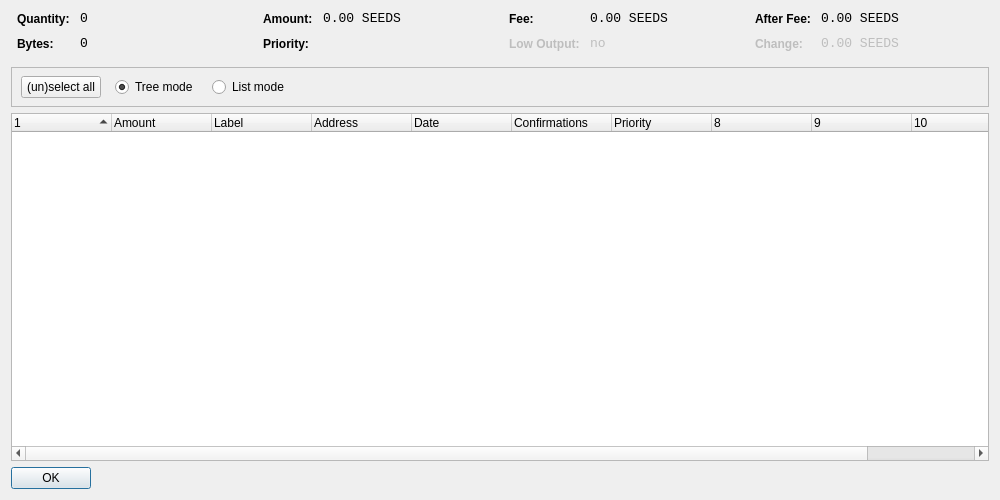
<?xml version="1.0" encoding="UTF-8"?>
<ui version="4.0">
 <class>CoinControlDialog</class>
 <widget class="QDialog" name="CoinControlDialog">
  <property name="geometry">
   <rect>
    <x>0</x>
    <y>0</y>
    <width>1000</width>
    <height>500</height>
   </rect>
  </property>
  <property name="windowTitle">
   <string>Coin Control</string>
  </property>
  <layout class="QVBoxLayout" name="verticalLayout">
   <item>
    <layout class="QHBoxLayout" name="horizontalLayoutTop" stretch="0,0,0,0">
     <property name="topMargin">
      <number>0</number>
     </property>
     <property name="bottomMargin">
      <number>10</number>
     </property>
     <item>
      <layout class="QFormLayout" name="formLayoutCoinControl1">
       <property name="horizontalSpacing">
        <number>10</number>
       </property>
       <property name="verticalSpacing">
        <number>10</number>
       </property>
       <property name="leftMargin">
        <number>6</number>
       </property>
       <property name="rightMargin">
        <number>6</number>
       </property>
       <item row="0" column="0">
        <widget class="QLabel" name="labelCoinControlQuantityText">
         <property name="styleSheet">
          <string notr="true">font-weight:bold;</string>
         </property>
         <property name="text">
          <string>Quantity:</string>
         </property>
        </widget>
       </item>
       <item row="0" column="1">
        <widget class="QLabel" name="labelCoinControlQuantity">
         <property name="font">
          <font>
           <family>Monospace</family>
           <pointsize>10</pointsize>
          </font>
         </property>
         <property name="cursor">
          <cursorShape>IBeamCursor</cursorShape>
         </property>
         <property name="contextMenuPolicy">
          <enum>Qt::ActionsContextMenu</enum>
         </property>
         <property name="text">
          <string notr="true">0</string>
         </property>
         <property name="textInteractionFlags">
          <set>Qt::LinksAccessibleByMouse|Qt::TextSelectableByKeyboard|Qt::TextSelectableByMouse</set>
         </property>
        </widget>
       </item>
       <item row="1" column="0">
        <widget class="QLabel" name="labelCoinControlBytesText">
         <property name="styleSheet">
          <string notr="true">font-weight:bold;</string>
         </property>
         <property name="text">
          <string>Bytes:</string>
         </property>
        </widget>
       </item>
       <item row="1" column="1">
        <widget class="QLabel" name="labelCoinControlBytes">
         <property name="font">
          <font>
           <family>Monospace</family>
           <pointsize>10</pointsize>
          </font>
         </property>
         <property name="cursor">
          <cursorShape>IBeamCursor</cursorShape>
         </property>
         <property name="contextMenuPolicy">
          <enum>Qt::ActionsContextMenu</enum>
         </property>
         <property name="text">
          <string notr="true">0</string>
         </property>
         <property name="textInteractionFlags">
          <set>Qt::LinksAccessibleByMouse|Qt::TextSelectableByKeyboard|Qt::TextSelectableByMouse</set>
         </property>
        </widget>
       </item>
      </layout>
     </item>
     <item>
      <layout class="QFormLayout" name="formLayoutCoinControl2">
       <property name="horizontalSpacing">
        <number>10</number>
       </property>
       <property name="verticalSpacing">
        <number>10</number>
       </property>
       <property name="leftMargin">
        <number>6</number>
       </property>
       <property name="rightMargin">
        <number>6</number>
       </property>
       <item row="0" column="0">
        <widget class="QLabel" name="labelCoinControlAmountText">
         <property name="styleSheet">
          <string notr="true">font-weight:bold;</string>
         </property>
         <property name="text">
          <string>Amount:</string>
         </property>
        </widget>
       </item>
       <item row="0" column="1">
        <widget class="QLabel" name="labelCoinControlAmount">
         <property name="font">
          <font>
           <family>Monospace</family>
           <pointsize>10</pointsize>
          </font>
         </property>
         <property name="cursor">
          <cursorShape>IBeamCursor</cursorShape>
         </property>
         <property name="contextMenuPolicy">
          <enum>Qt::ActionsContextMenu</enum>
         </property>
         <property name="text">
          <string notr="true">0.00 SEEDS</string>
         </property>
         <property name="textInteractionFlags">
          <set>Qt::LinksAccessibleByMouse|Qt::TextSelectableByKeyboard|Qt::TextSelectableByMouse</set>
         </property>
        </widget>
       </item>
       <item row="1" column="0">
        <widget class="QLabel" name="labelCoinControlPriorityText">
         <property name="styleSheet">
          <string notr="true">font-weight:bold;</string>
         </property>
         <property name="text">
          <string>Priority:</string>
         </property>
        </widget>
       </item>
       <item row="1" column="1">
        <widget class="QLabel" name="labelCoinControlPriority">
         <property name="font">
          <font>
           <family>Monospace</family>
           <pointsize>10</pointsize>
          </font>
         </property>
         <property name="cursor">
          <cursorShape>IBeamCursor</cursorShape>
         </property>
         <property name="contextMenuPolicy">
          <enum>Qt::ActionsContextMenu</enum>
         </property>
         <property name="text">
          <string/>
         </property>
         <property name="textInteractionFlags">
          <set>Qt::LinksAccessibleByMouse|Qt::TextSelectableByKeyboard|Qt::TextSelectableByMouse</set>
         </property>
        </widget>
       </item>
      </layout>
     </item>
     <item>
      <layout class="QFormLayout" name="formLayoutCoinControl3">
       <property name="horizontalSpacing">
        <number>10</number>
       </property>
       <property name="verticalSpacing">
        <number>10</number>
       </property>
       <property name="leftMargin">
        <number>6</number>
       </property>
       <property name="rightMargin">
        <number>6</number>
       </property>
       <item row="0" column="0">
        <widget class="QLabel" name="labelCoinControlFeeText">
         <property name="styleSheet">
          <string notr="true">font-weight:bold;</string>
         </property>
         <property name="text">
          <string>Fee:</string>
         </property>
        </widget>
       </item>
       <item row="0" column="1">
        <widget class="QLabel" name="labelCoinControlFee">
         <property name="font">
          <font>
           <family>Monospace</family>
           <pointsize>10</pointsize>
          </font>
         </property>
         <property name="cursor">
          <cursorShape>IBeamCursor</cursorShape>
         </property>
         <property name="contextMenuPolicy">
          <enum>Qt::ActionsContextMenu</enum>
         </property>
         <property name="text">
          <string notr="true">0.00 SEEDS</string>
         </property>
         <property name="textInteractionFlags">
          <set>Qt::LinksAccessibleByMouse|Qt::TextSelectableByKeyboard|Qt::TextSelectableByMouse</set>
         </property>
        </widget>
       </item>
       <item row="1" column="0">
        <widget class="QLabel" name="labelCoinControlLowOutputText">
         <property name="enabled">
          <bool>false</bool>
         </property>
         <property name="styleSheet">
          <string notr="true">font-weight:bold;</string>
         </property>
         <property name="text">
          <string>Low Output:</string>
         </property>
        </widget>
       </item>
       <item row="1" column="1">
        <widget class="QLabel" name="labelCoinControlLowOutput">
         <property name="enabled">
          <bool>false</bool>
         </property>
         <property name="font">
          <font>
           <family>Monospace</family>
           <pointsize>10</pointsize>
          </font>
         </property>
         <property name="cursor">
          <cursorShape>IBeamCursor</cursorShape>
         </property>
         <property name="contextMenuPolicy">
          <enum>Qt::ActionsContextMenu</enum>
         </property>
         <property name="text">
          <string notr="true">no</string>
         </property>
         <property name="textInteractionFlags">
          <set>Qt::LinksAccessibleByMouse|Qt::TextSelectableByKeyboard|Qt::TextSelectableByMouse</set>
         </property>
        </widget>
       </item>
      </layout>
     </item>
     <item>
      <layout class="QFormLayout" name="formLayoutCoinControl4">
       <property name="horizontalSpacing">
        <number>10</number>
       </property>
       <property name="verticalSpacing">
        <number>10</number>
       </property>
       <property name="leftMargin">
        <number>6</number>
       </property>
       <property name="rightMargin">
        <number>6</number>
       </property>
       <item row="0" column="0">
        <widget class="QLabel" name="labelCoinControlAfterFeeText">
         <property name="styleSheet">
          <string notr="true">font-weight:bold;</string>
         </property>
         <property name="text">
          <string>After Fee:</string>
         </property>
        </widget>
       </item>
       <item row="0" column="1">
        <widget class="QLabel" name="labelCoinControlAfterFee">
         <property name="font">
          <font>
           <family>Monospace</family>
           <pointsize>10</pointsize>
          </font>
         </property>
         <property name="cursor">
          <cursorShape>IBeamCursor</cursorShape>
         </property>
         <property name="contextMenuPolicy">
          <enum>Qt::ActionsContextMenu</enum>
         </property>
         <property name="text">
          <string notr="true">0.00 SEEDS</string>
         </property>
         <property name="textInteractionFlags">
          <set>Qt::LinksAccessibleByMouse|Qt::TextSelectableByKeyboard|Qt::TextSelectableByMouse</set>
         </property>
        </widget>
       </item>
       <item row="1" column="0">
        <widget class="QLabel" name="labelCoinControlChangeText">
         <property name="enabled">
          <bool>false</bool>
         </property>
         <property name="styleSheet">
          <string notr="true">font-weight:bold;</string>
         </property>
         <property name="text">
          <string>Change:</string>
         </property>
        </widget>
       </item>
       <item row="1" column="1">
        <widget class="QLabel" name="labelCoinControlChange">
         <property name="enabled">
          <bool>false</bool>
         </property>
         <property name="font">
          <font>
           <family>Monospace</family>
           <pointsize>10</pointsize>
          </font>
         </property>
         <property name="cursor">
          <cursorShape>IBeamCursor</cursorShape>
         </property>
         <property name="contextMenuPolicy">
          <enum>Qt::ActionsContextMenu</enum>
         </property>
         <property name="text">
          <string notr="true">0.00 SEEDS</string>
         </property>
         <property name="textInteractionFlags">
          <set>Qt::LinksAccessibleByMouse|Qt::TextSelectableByKeyboard|Qt::TextSelectableByMouse</set>
         </property>
        </widget>
       </item>
      </layout>
     </item>
    </layout>
   </item>
   <item>
    <widget class="QFrame" name="frame">
     <property name="minimumSize">
      <size>
       <width>0</width>
       <height>40</height>
      </size>
     </property>
     <property name="frameShape">
      <enum>QFrame::StyledPanel</enum>
     </property>
     <property name="frameShadow">
      <enum>QFrame::Sunken</enum>
     </property>
     <widget class="QWidget" name="horizontalLayoutWidget">
      <property name="geometry">
       <rect>
        <x>10</x>
        <y>0</y>
        <width>781</width>
        <height>41</height>
       </rect>
      </property>
      <layout class="QHBoxLayout" name="horizontalLayoutPanel" stretch="0,0,0,0,0">
       <property name="spacing">
        <number>14</number>
       </property>
       <item>
        <widget class="QPushButton" name="pushButtonSelectAll">
         <property name="sizePolicy">
          <sizepolicy hsizetype="Maximum" vsizetype="Fixed">
           <horstretch>0</horstretch>
           <verstretch>0</verstretch>
          </sizepolicy>
         </property>
         <property name="text">
          <string>(un)select all</string>
         </property>
        </widget>
       </item>
       <item>
        <widget class="QRadioButton" name="radioTreeMode">
         <property name="sizePolicy">
          <sizepolicy hsizetype="Maximum" vsizetype="Fixed">
           <horstretch>0</horstretch>
           <verstretch>0</verstretch>
          </sizepolicy>
         </property>
         <property name="text">
          <string>Tree mode</string>
         </property>
         <property name="checked">
          <bool>true</bool>
         </property>
        </widget>
       </item>
       <item>
        <widget class="QRadioButton" name="radioListMode">
         <property name="sizePolicy">
          <sizepolicy hsizetype="Maximum" vsizetype="Fixed">
           <horstretch>0</horstretch>
           <verstretch>0</verstretch>
          </sizepolicy>
         </property>
         <property name="text">
          <string>List mode</string>
         </property>
        </widget>
       </item>
       <item>
        <spacer name="horizontalSpacer">
         <property name="orientation">
          <enum>Qt::Horizontal</enum>
         </property>
         <property name="sizeHint" stdset="0">
          <size>
           <width>40</width>
           <height>20</height>
          </size>
         </property>
        </spacer>
       </item>
      </layout>
     </widget>
    </widget>
   </item>
   <item>
    <widget class="CoinControlTreeWidget" name="treeWidget">
     <property name="contextMenuPolicy">
      <enum>Qt::CustomContextMenu</enum>
     </property>
     <property name="sortingEnabled">
      <bool>false</bool>
     </property>
     <property name="columnCount">
      <number>11</number>
     </property>
     <attribute name="headerShowSortIndicator" stdset="0">
      <bool>true</bool>
     </attribute>
     <attribute name="headerStretchLastSection">
      <bool>false</bool>
     </attribute>
     <column>
      <property name="text">
       <string/>
      </property>
     </column>
     <column>
      <property name="text">
       <string>Amount</string>
      </property>
     </column>
     <column>
      <property name="text">
       <string>Label</string>
      </property>
     </column>
     <column>
      <property name="text">
       <string>Address</string>
      </property>
     </column>
     <column>
      <property name="text">
       <string>Date</string>
      </property>
     </column>
     <column>
      <property name="text">
       <string>Confirmations</string>
      </property>
      <property name="toolTip">
       <string>Confirmed</string>
      </property>
     </column>
     <column>
      <property name="text">
       <string>Priority</string>
      </property>
     </column>
     <column>
      <property name="text">
       <string/>
      </property>
     </column>
     <column>
      <property name="text">
       <string/>
      </property>
     </column>
     <column>
      <property name="text">
       <string/>
      </property>
     </column>
     <column>
      <property name="text">
       <string/>
      </property>
     </column>
    </widget>
   </item>
   <item>
    <widget class="QDialogButtonBox" name="buttonBox">
     <property name="sizePolicy">
      <sizepolicy hsizetype="Maximum" vsizetype="Fixed">
       <horstretch>0</horstretch>
       <verstretch>0</verstretch>
      </sizepolicy>
     </property>
     <property name="orientation">
      <enum>Qt::Horizontal</enum>
     </property>
     <property name="standardButtons">
      <set>QDialogButtonBox::Ok</set>
     </property>
    </widget>
   </item>
  </layout>
 </widget>
 <customwidgets>
  <customwidget>
   <class>CoinControlTreeWidget</class>
   <extends>QTreeWidget</extends>
   <header>coincontroltreewidget.h</header>
  </customwidget>
 </customwidgets>
 <resources/>
 <connections/>
</ui>
